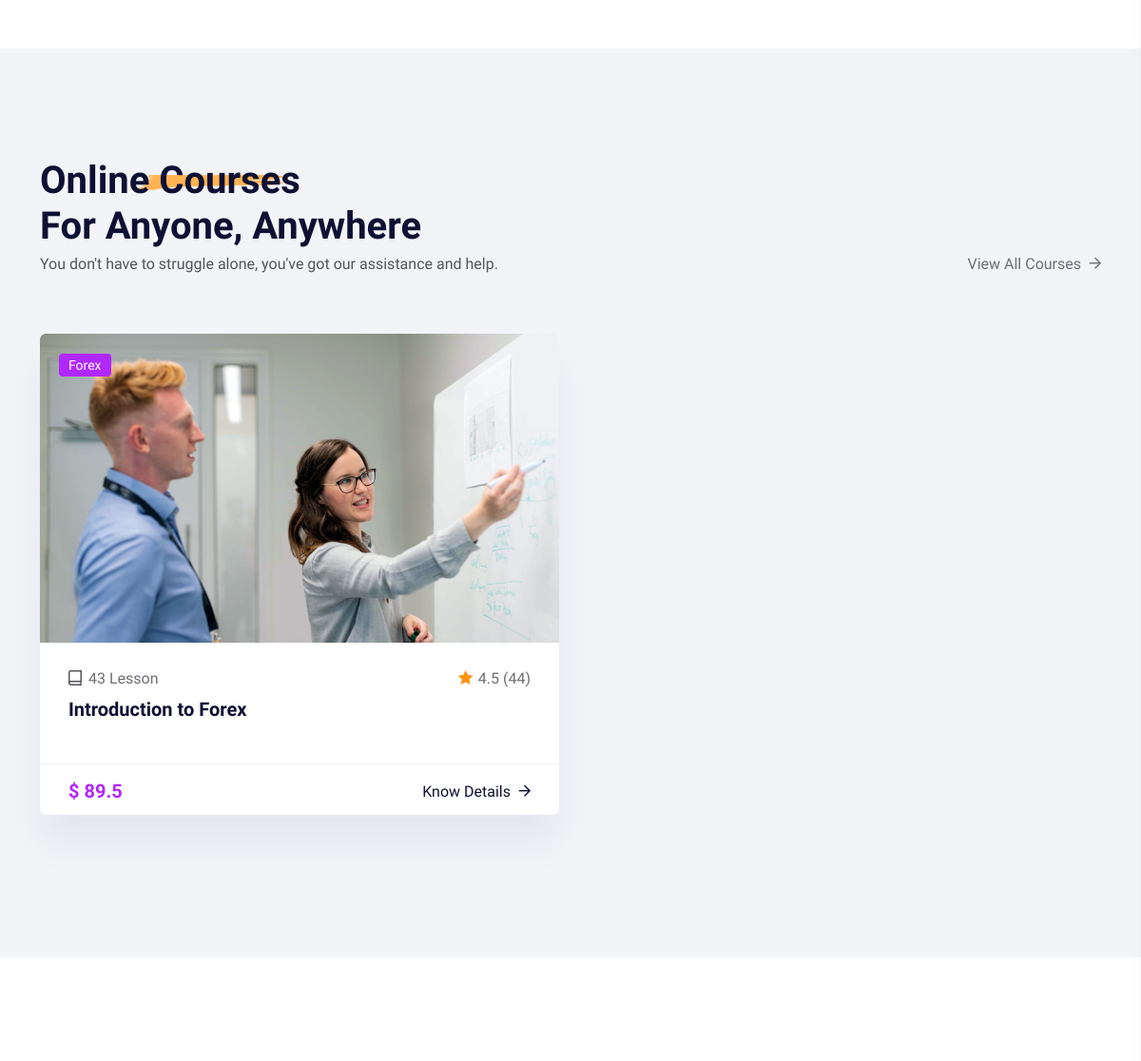
Before: / (middle part) with the older database file.
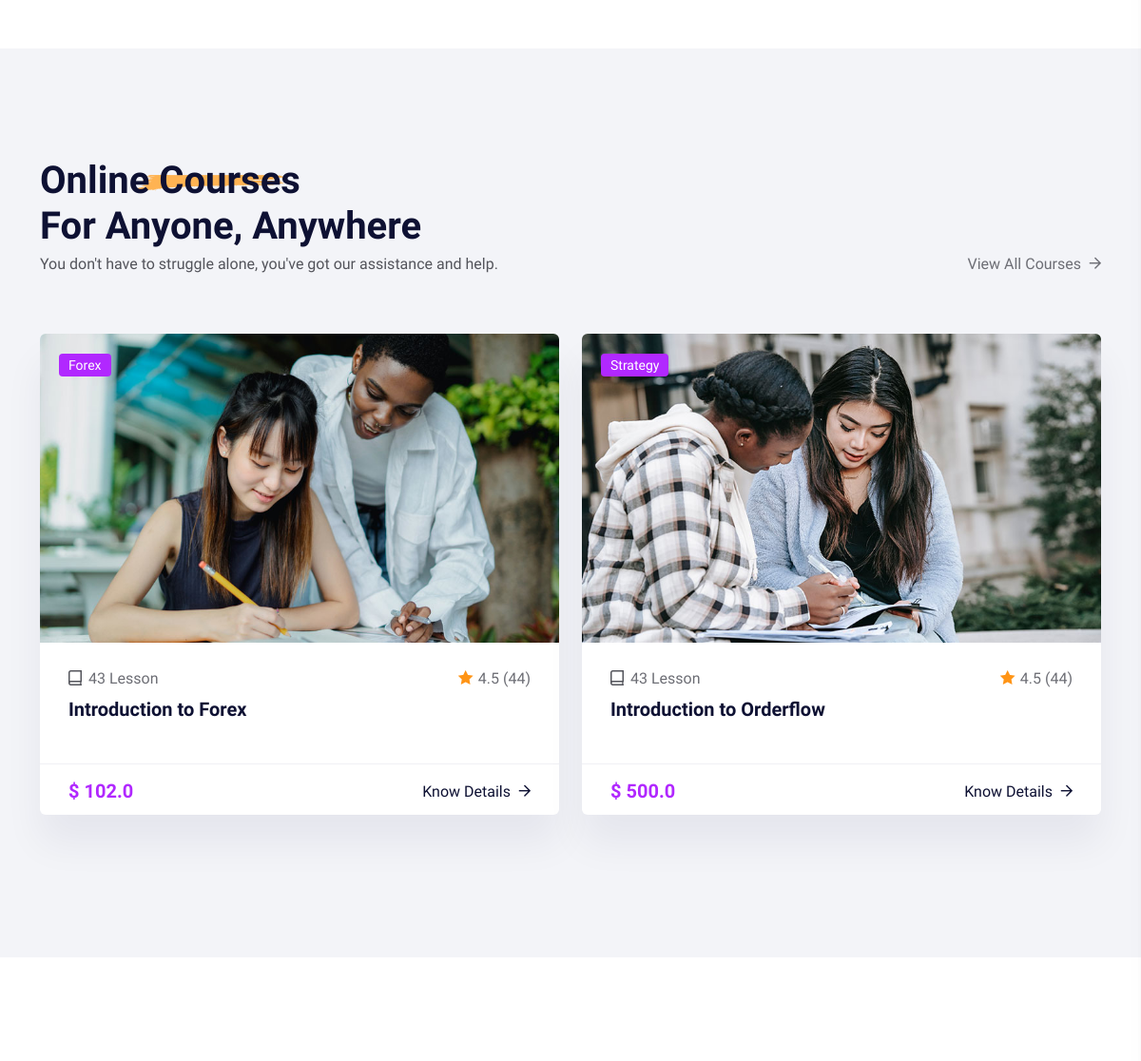
After: the same page with the newer database file.
### course/models.py (models this page shows, shortened)
class Course(models.Model):
    COURSE_LEVEL = [
    ('Beginner', 'Beginner'),
    ('Intermididate', 'Intermididate'),
    ('Expert', 'Expert'),
]
    cover = models.ImageField(verbose_name=_("Course Cover"),upload_to="course/cover/",blank=False,null=False)
    video = models.CharField(max_length=200,blank=False,null=False,verbose_name=_("Intro video"))
    cousername = models.CharField(max_length=50,verbose_name=_("Course Name"))
    category = models.ForeignKey(CourseCategory, verbose_name=_("Course Category"), on_delete=models.DO_NOTHING)
    slug = models.SlugField(_("slug"),editable=False)
    introduction = models.TextField(verbose_name=_("Course Short Brief"))
    price = models.FloatField(verbose_name=_("Course price"))
    description = models.TextField(verbose_name=_("Course Full Description"))
    viewed = models.IntegerField(editable=False,default=0)
    featured = models.BooleanField(_("Featured"),default=False)
    level = models.CharField(max_length=50, verbose_name=_("Course Level"),choices=COURSE_LEVEL,default="Beginner")
    created = models.DateTimeField()
    updated = models.DateTimeField()
    def get_absolute_url(self):
        from django.urls import reverse
        return reverse("course:detail", kwargs={"slug": self.slug})
    class Meta:
        verbose_name = 'Course'
        verbose_name_plural = 'Courses'

class CourseCategory(models.Model):
    title = models.CharField(max_length=160,verbose_name=_("Course Category"))
    slug = models.SlugField(_("slug"),editable=False)
    def __str__(self):
        return self.title
    class Meta:
        verbose_name = 'Course Category'
        verbose_name_plural = 'Courses Categories'

### pages/views.py (the view)
# urls.py: path('',views.HomePageView.as_view(),name="home"),
class HomePageView(TemplateView):
    template_name = "pages/index.html"
    def get_context_data(self, **kwargs):
        context = super().get_context_data(**kwargs)
        context["course"] = Course.objects.all()[:2]
        context["blog"] = Blog.objects.all()[:3]
        return context

### templates/pages/index.html (shortened to what this page needs)
{% extends 'pages/base.html' %}
{% load static %}
{% block content %}
         <section class="about__area pt-120 pb-150">
         </section>
         <section class="course__area grey-bg pt-115 pb-120">
            <div class="container">
               <div class="row align-items-end">
                  <div class="col-xxl-6 col-xl-6 col-lg-6 col-md-8">
                     <div class="section__title-wrapper mb-60">
                        <h2 class="section__title">Online<span class="yellow-bg"> Courses <img src="assets/img/shape/yellow-bg-2.png" alt="">  </span> <br> For anyone, anywhere
                        </h2>
                        <p>You don't have to struggle alone, you've got our assistance and help.</p>
                     </div>
                  </div>
                  <div class="col-xxl-6 col-xl-6 col-lg-6 col-md-4">
                     <div class="category__more mb-60 float-md-end fix">
                        <a href="{% url 'course:list' %}" class="link-btn">
                           View All Courses
                           <i class="far fa-arrow-right"></i>
                        </a>
                     </div>
                  </div>
               </div>
               <div class="row">
                  {% for course in course %}
                  <div class="col-xxl-6 col-xl-6 col-lg-6 col-md-6">
                     <div class="course__item white-bg mb-30 fix">
                        <div class="course__thumb w-img p-relative fix">
                           <a href="{{ course.get_absolute_url }}">
                              <img src="{{ course.cover.url }}" alt="">
                           </a>
                           <div class="course__tag">
                              <a href="#">{{ course.category }}</a>
                           </div>
                        </div>
                        <div class="course__content">
                           <div class="course__meta d-flex align-items-center justify-content-between">
                              <div class="course__lesson">
                                 <span><i class="far fa-book-alt"></i>43 Lesson</span>
                              </div>
                              <div class="course__rating">
                                 <span><i class="icon_star"></i>4.5 (44)</span>
                              </div>
                           </div>
                           <h3 class="course__title"><a href="{{ course.get_absolute_url }}">{{ course.cousername }}</a></h3>
                        </div>
                        <div class="course__more d-flex justify-content-between align-items-center">
                           <div class="course__status">
                              <span>$ {{ course.price }}</span>
                           </div>
                           <div class="course__btn">
                              <a href="{{ course.get_absolute_url }}" class="link-btn">
                                 Know Details
                                 <i class="far fa-arrow-right"></i>
                              </a>
                           </div>
                        </div>
                     </div>
                  </div>
                  {% endfor %}
               </div>
            </div>
         </section>
         <section class="blog__area pt-115 pb-130">
         </section>
{% endblock content %}

Changed rows visible on the page:
changed Course "Introduction to Forex": cover: a different picture; price "89.5" → "102.0"
added Course: cover (picture), category "Strategy", cousername "Introduction to Orderflow", price "500.0"
